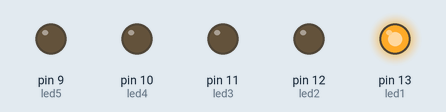
The sketch below on a simulated Arduino Uno, built with avr-gcc and run on an emulated ATmega328P. Shown: output pins drawn as LEDs (lit = HIGH).

Above: at 0.5 s.
At 2.5 s:
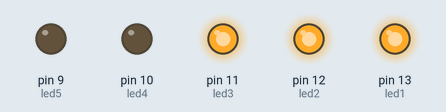
At 3.5 s:
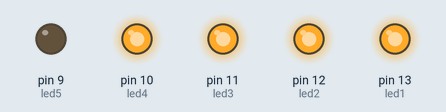
At 5.5 s:
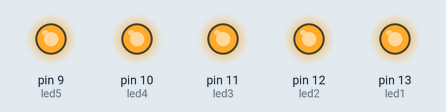
At 7.5 s:
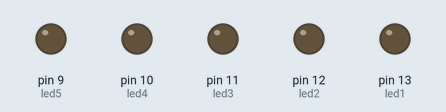
At 9.5 s:
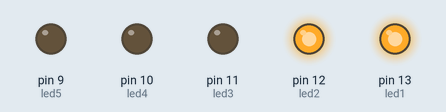
Timing chart, 0 to 10.4 s (numbered marks = the images above):
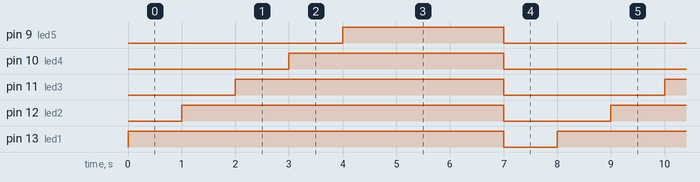

The sketch:

Blink_5lights.ino
```cpp
int led1 = 13;
int led2 = 12;
int led3 = 11;
int led4 = 10;
int led5 = 9;

int time = 1000; //변수로 시간 조절

void setup() {

pinMode(led1, OUTPUT);
pinMode(led2, OUTPUT);
pinMode(led3, OUTPUT);
pinMode(led4, OUTPUT);
pinMode(led5, OUTPUT);

/*  for(int i=13; i>8; i--) //반복문 사용해보기
  {
    pinMode(i,OUTPUT);
  }
*/
}

void loop() { //반복문 사용하지 않기
  digitalWrite(led1, HIGH);
  delay(time);
  digitalWrite(led2, HIGH);
  delay(time);
  digitalWrite(led3, HIGH);
  delay(time);
  digitalWrite(led4, HIGH);
  delay(time);
  digitalWrite(led5, HIGH);
  delay(time*3);
  digitalWrite(led1, LOW);
  digitalWrite(led2, LOW);
  digitalWrite(led3, LOW);
  digitalWrite(led4, LOW);
  digitalWrite(led5, LOW);
  delay(time);
}
```

Measured:
- by itself, pin 9 (led5): alternates HIGH for 3.0 s and LOW for 5.0 s
- by itself, pin 10 (led4): alternates HIGH for 4.0 s and LOW for 4.0 s
- by itself, pin 11 (led3): alternates HIGH for 5.0 s and LOW for 3.0 s
- by itself, pin 12 (led2): alternates HIGH for 6.0 s and LOW for 2.0 s
- by itself, pin 13 (led1): alternates HIGH for 7.0 s and LOW for 1.0 s
